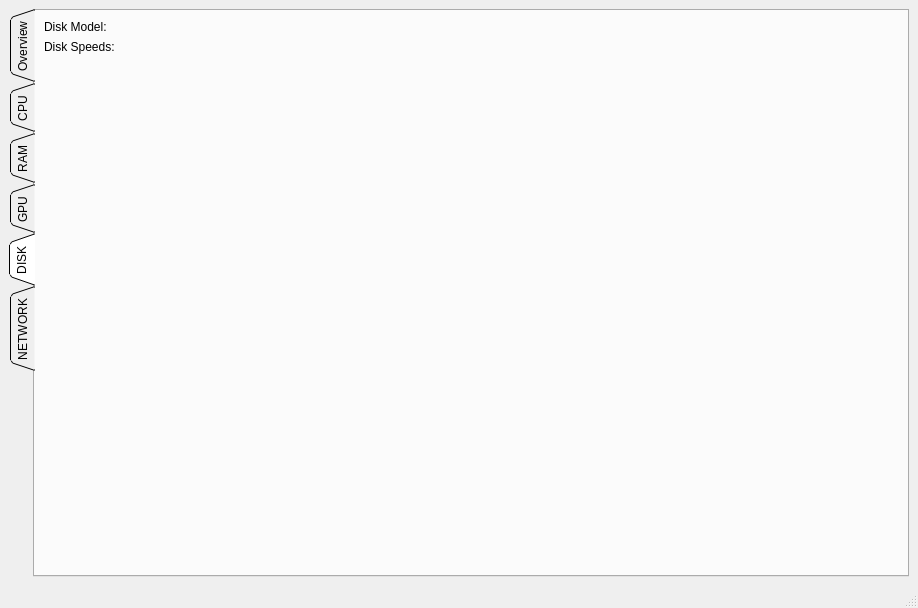
<?xml version="1.0" encoding="UTF-8"?>
<ui version="4.0">
 <class>MainWindow</class>
 <widget class="QMainWindow" name="MainWindow">
  <property name="windowModality">
   <enum>Qt::WindowModality::NonModal</enum>
  </property>
  <property name="geometry">
   <rect>
    <x>0</x>
    <y>0</y>
    <width>918</width>
    <height>608</height>
   </rect>
  </property>
  <property name="windowTitle">
   <string>System Monitor</string>
  </property>
  <widget class="QWidget" name="centralwidget">
   <property name="layoutDirection">
    <enum>Qt::LayoutDirection::LeftToRight</enum>
   </property>
   <layout class="QVBoxLayout" name="verticalLayout">
    <item>
     <widget class="QTabWidget" name="tabWidget">
      <property name="tabPosition">
       <enum>QTabWidget::TabPosition::West</enum>
      </property>
      <property name="tabShape">
       <enum>QTabWidget::TabShape::Triangular</enum>
      </property>
      <property name="currentIndex">
       <number>4</number>
      </property>
      <widget class="QWidget" name="General">
       <attribute name="title">
        <string>Overview</string>
       </attribute>
       <widget class="QScrollArea" name="scrollArea">
        <property name="geometry">
         <rect>
          <x>220</x>
          <y>0</y>
          <width>641</width>
          <height>531</height>
         </rect>
        </property>
        <property name="verticalScrollBarPolicy">
         <enum>Qt::ScrollBarPolicy::ScrollBarAlwaysOn</enum>
        </property>
        <property name="widgetResizable">
         <bool>true</bool>
        </property>
        <widget class="QWidget" name="scrollAreaWidgetContents">
         <property name="geometry">
          <rect>
           <x>0</x>
           <y>0</y>
           <width>625</width>
           <height>529</height>
          </rect>
         </property>
         <widget class="QGroupBox" name="groupBox">
          <property name="geometry">
           <rect>
            <x>0</x>
            <y>0</y>
            <width>611</width>
            <height>221</height>
           </rect>
          </property>
          <property name="title">
           <string>CPU</string>
          </property>
         </widget>
         <widget class="QGroupBox" name="groupBox_2">
          <property name="geometry">
           <rect>
            <x>0</x>
            <y>220</y>
            <width>611</width>
            <height>211</height>
           </rect>
          </property>
          <property name="title">
           <string>GPU</string>
          </property>
         </widget>
         <widget class="QGroupBox" name="groupBox_3">
          <property name="geometry">
           <rect>
            <x>0</x>
            <y>430</y>
            <width>611</width>
            <height>211</height>
           </rect>
          </property>
          <property name="title">
           <string>RAM</string>
          </property>
         </widget>
        </widget>
       </widget>
       <widget class="QComboBox" name="comboBox">
        <property name="geometry">
         <rect>
          <x>30</x>
          <y>200</y>
          <width>86</width>
          <height>26</height>
         </rect>
        </property>
        <item>
         <property name="text">
          <string>Default</string>
         </property>
        </item>
        <item>
         <property name="text">
          <string>Darkmode</string>
         </property>
        </item>
        <item>
         <property name="text">
          <string>Custom</string>
         </property>
        </item>
       </widget>
       <widget class="QLabel" name="label_2">
        <property name="geometry">
         <rect>
          <x>30</x>
          <y>180</y>
          <width>66</width>
          <height>18</height>
         </rect>
        </property>
        <property name="text">
         <string>Theme:</string>
        </property>
       </widget>
       <widget class="QGroupBox" name="groupBox_4">
        <property name="geometry">
         <rect>
          <x>30</x>
          <y>260</y>
          <width>141</width>
          <height>191</height>
         </rect>
        </property>
        <property name="title">
         <string>Custom theme:</string>
        </property>
        <widget class="QLabel" name="label_3">
         <property name="geometry">
          <rect>
           <x>10</x>
           <y>30</y>
           <width>121</width>
           <height>18</height>
          </rect>
         </property>
         <property name="text">
          <string>Background color</string>
         </property>
        </widget>
        <widget class="QLabel" name="label_4">
         <property name="geometry">
          <rect>
           <x>10</x>
           <y>80</y>
           <width>101</width>
           <height>18</height>
          </rect>
         </property>
         <property name="text">
          <string>Font color</string>
         </property>
        </widget>
        <widget class="QLabel" name="label_5">
         <property name="geometry">
          <rect>
           <x>10</x>
           <y>130</y>
           <width>66</width>
           <height>18</height>
          </rect>
         </property>
         <property name="text">
          <string>Font size</string>
         </property>
        </widget>
        <widget class="QComboBox" name="comboBox_2">
         <property name="geometry">
          <rect>
           <x>10</x>
           <y>50</y>
           <width>121</width>
           <height>26</height>
          </rect>
         </property>
        </widget>
        <widget class="QComboBox" name="comboBox_3">
         <property name="geometry">
          <rect>
           <x>10</x>
           <y>100</y>
           <width>121</width>
           <height>26</height>
          </rect>
         </property>
        </widget>
        <widget class="QComboBox" name="comboBox_4">
         <property name="geometry">
          <rect>
           <x>10</x>
           <y>150</y>
           <width>121</width>
           <height>26</height>
          </rect>
         </property>
        </widget>
       </widget>
       <widget class="QGroupBox" name="groupBox_5">
        <property name="geometry">
         <rect>
          <x>30</x>
          <y>20</y>
          <width>120</width>
          <height>131</height>
         </rect>
        </property>
        <property name="title">
         <string>Hide:</string>
        </property>
        <widget class="QCheckBox" name="checkBox">
         <property name="geometry">
          <rect>
           <x>10</x>
           <y>20</y>
           <width>92</width>
           <height>24</height>
          </rect>
         </property>
         <property name="text">
          <string>CPU</string>
         </property>
        </widget>
        <widget class="QCheckBox" name="checkBox_2">
         <property name="geometry">
          <rect>
           <x>10</x>
           <y>40</y>
           <width>92</width>
           <height>24</height>
          </rect>
         </property>
         <property name="text">
          <string>GPU</string>
         </property>
        </widget>
        <widget class="QCheckBox" name="checkBox_3">
         <property name="geometry">
          <rect>
           <x>10</x>
           <y>60</y>
           <width>92</width>
           <height>24</height>
          </rect>
         </property>
         <property name="text">
          <string>RAM</string>
         </property>
        </widget>
        <widget class="QCheckBox" name="checkBox_4">
         <property name="geometry">
          <rect>
           <x>10</x>
           <y>80</y>
           <width>92</width>
           <height>24</height>
          </rect>
         </property>
         <property name="text">
          <string>DISK</string>
         </property>
        </widget>
        <widget class="QCheckBox" name="checkBox_5">
         <property name="geometry">
          <rect>
           <x>10</x>
           <y>100</y>
           <width>92</width>
           <height>24</height>
          </rect>
         </property>
         <property name="text">
          <string>NETWORK</string>
         </property>
        </widget>
       </widget>
      </widget>
      <widget class="QWidget" name="CPU">
       <attribute name="title">
        <string>CPU</string>
       </attribute>
       <layout class="QFormLayout" name="formLayout">
        <item row="1" column="0">
         <widget class="QLabel" name="labelCpuModel">
          <property name="text">
           <string>Model:</string>
          </property>
         </widget>
        </item>
        <item row="2" column="0">
         <widget class="QLabel" name="labelCpuClock">
          <property name="text">
           <string>Clock Speed:</string>
          </property>
         </widget>
        </item>
        <item row="3" column="0">
         <widget class="QLabel" name="labelCpuArch">
          <property name="text">
           <string>Architecture:</string>
          </property>
         </widget>
        </item>
        <item row="0" column="0">
         <widget class="QLabel" name="labelCpuUsage">
          <property name="text">
           <string>CPU Usage:</string>
          </property>
         </widget>
        </item>
       </layout>
      </widget>
      <widget class="QWidget" name="RAM">
       <attribute name="title">
        <string>RAM</string>
       </attribute>
       <layout class="QFormLayout" name="formLayout_2">
        <item row="0" column="0">
         <widget class="QLabel" name="labelRamTotal">
          <property name="text">
           <string>Total Memory:</string>
          </property>
         </widget>
        </item>
        <item row="1" column="0">
         <widget class="QLabel" name="labelRamFree">
          <property name="text">
           <string>Free Memory:</string>
          </property>
         </widget>
        </item>
        <item row="2" column="0">
         <widget class="QLabel" name="labelRamAvailable">
          <property name="text">
           <string>Available Memory:</string>
          </property>
         </widget>
        </item>
        <item row="3" column="0">
         <widget class="QLabel" name="labelRamCached">
          <property name="text">
           <string>Cached Memory:</string>
          </property>
         </widget>
        </item>
       </layout>
      </widget>
      <widget class="QWidget" name="GPU">
       <attribute name="title">
        <string>GPU</string>
       </attribute>
       <layout class="QFormLayout" name="formLayout_3">
        <item row="0" column="0">
         <widget class="QLabel" name="labelGpuClockSpeed">
          <property name="text">
           <string>GPU Clock Speed</string>
          </property>
         </widget>
        </item>
        <item row="1" column="0">
         <widget class="QLabel" name="labelGpuName">
          <property name="text">
           <string>GPU Name:</string>
          </property>
         </widget>
        </item>
        <item row="2" column="0">
         <widget class="QLabel" name="labelGpuMemory">
          <property name="text">
           <string>GPU Memory:</string>
          </property>
         </widget>
        </item>
       </layout>
      </widget>
      <widget class="QWidget" name="DISK">
       <attribute name="title">
        <string>DISK</string>
       </attribute>
       <layout class="QFormLayout" name="formLayout_4">
        <item row="0" column="0">
         <widget class="QLabel" name="labelDiskModel">
          <property name="text">
           <string>Disk Model:</string>
          </property>
         </widget>
        </item>
        <item row="1" column="0">
         <widget class="QLabel" name="labelDiskSpeed">
          <property name="text">
           <string>Disk Speeds:</string>
          </property>
         </widget>
        </item>
       </layout>
      </widget>
      <widget class="QWidget" name="NETWORK">
       <attribute name="title">
        <string>NETWORK</string>
       </attribute>
       <layout class="QFormLayout" name="formLayout_5">
        <item row="0" column="0">
         <widget class="QLabel" name="labelNetworkSpeed">
          <property name="text">
           <string>Download:</string>
          </property>
         </widget>
        </item>
        <item row="1" column="0">
         <widget class="QLabel" name="labelNetworkIP">
          <property name="text">
           <string>IPv4:</string>
          </property>
         </widget>
        </item>
        <item row="2" column="0">
         <widget class="QLabel" name="labelNetworkIPv6">
          <property name="text">
           <string>IPv6:</string>
          </property>
         </widget>
        </item>
        <item row="3" column="0">
         <widget class="QLabel" name="labelNetworkType">
          <property name="text">
           <string>Netowrk Type: </string>
          </property>
         </widget>
        </item>
       </layout>
      </widget>
     </widget>
    </item>
   </layout>
  </widget>
  <widget class="QStatusBar" name="statusbar"/>
  <widget class="QMenuBar" name="menubar">
   <property name="geometry">
    <rect>
     <x>0</x>
     <y>0</y>
     <width>918</width>
     <height>23</height>
    </rect>
   </property>
  </widget>
 </widget>
 <resources/>
 <connections/>
</ui>
